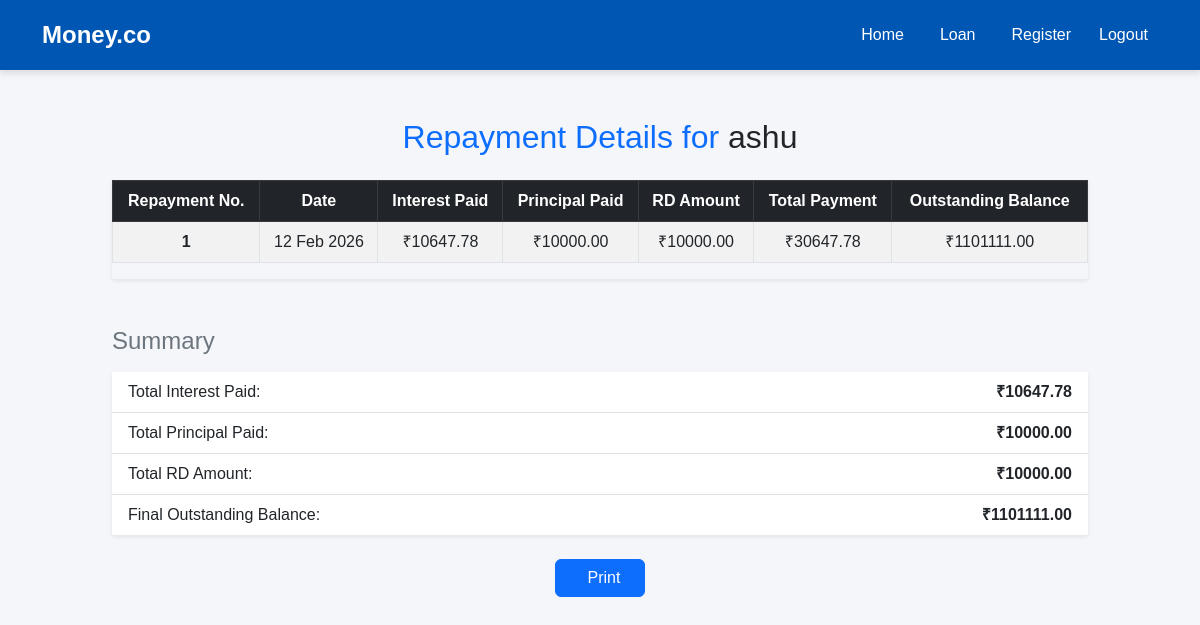
/repayments/22/, run on an earlier commit of the app's database.
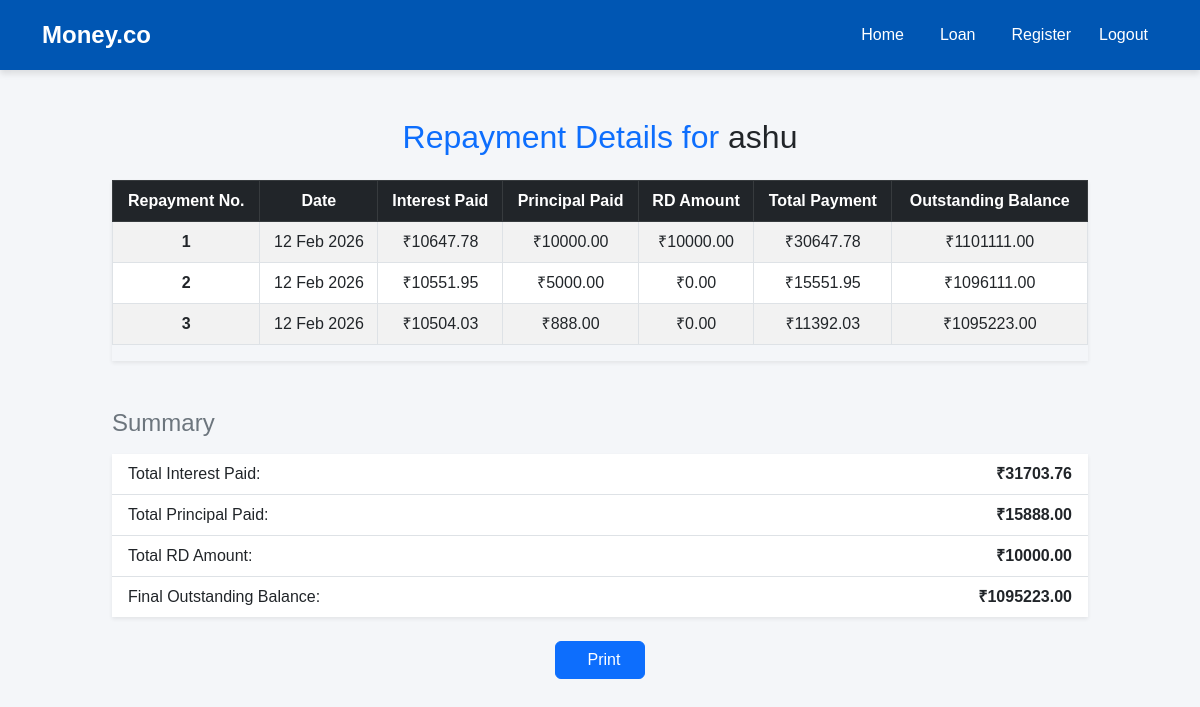
And on a later commit of the database.
### moneyapp/models.py (models this page shows, shortened)
class LoanRepayment(models.Model):
    member               = models.ForeignKey(Member, on_delete=models.CASCADE)
    repayment_number     = models.PositiveIntegerField()
    repayment_date       = models.DateField()
    interest_paid        = models.DecimalField(max_digits=10, decimal_places=2)
    principal_paid       = models.DecimalField(max_digits=10, decimal_places=2)
    rd_amount            = models.DecimalField(max_digits=10, decimal_places=2, default=0)
    total_payment        = models.DecimalField(max_digits=10, decimal_places=2)
    outstanding_balance  = models.DecimalField(max_digits=10, decimal_places=2)
    class Meta:
        ordering = ('member', 'repayment_number')
        constraints = [
            UniqueConstraint(
                fields=['member', 'repayment_number'],
                name='unique_member_repayment'
            )
        ]

class Member(models.Model):
    ROLE_CHOICES = [
        ('Teaching', 'Teaching Staff'),
        ('Non-Teaching', 'Non-Teaching Staff')
    ]
    name            = models.CharField(max_length=100)
    member_id       = models.CharField(max_length=50, unique=True)
    department      = models.CharField(max_length=100, blank=True)
    designation     = models.CharField(max_length=100, blank=True)
    mob             = models.CharField(max_length=10, validators=[phone_validator])
    email           = models.EmailField()
    dob             = models.DateField()
    doj             = models.DateField()
    doj_service     = models.DateField()
    maximum_period  = models.IntegerField()
    max_loan_amount = models.DecimalField(max_digits=10, decimal_places=2)
    city            = models.CharField(max_length=100)
    pincode         = models.CharField(max_length=10)
    role            = models.CharField(max_length=20, choices=ROLE_CHOICES, default='Non-Teaching')
    has_loan        = models.BooleanField(default=False)

### moneyapp/views.py (the view)
# urls.py: path('repayments/<int:member_id>/', views.repayment_details, name='repayment_detail'),
def repayment_details(request, member_id):
    member = get_object_or_404(Member, id=member_id)
    repayments = LoanRepayment.objects.filter(member=member).order_by('repayment_number')
    totals = repayments.aggregate(
        total_interest=Sum('interest_paid'),
        total_principal=Sum('principal_paid'),
        total_rd=Sum('rd_amount')
    )
    return render(request, 'repayment_detail.html', {
        'member': member,
        'repayments': repayments,
        'total_interest': totals['total_interest'] or 0,
        'total_principal': totals['total_principal'] or 0,
        'total_rd': totals['total_rd'] or 0,
        'final_balance': member.max_loan_amount
    })

### moneyapp/templates/repayment_detail.html (shortened to what this page needs)
{% extends 'base.html' %}
{% block content %}
<div class="container my-5" style="max-width: 1000px;">
    <h2 class="text-center text-primary mb-4">
        Repayment Details for <span class="text-dark">{{ member.name }}</span>
    </h2>
    <div class="table-responsive shadow-sm">
        <table class="table table-striped table-bordered align-middle">
            <thead class="table-dark text-center">
                <tr>
                    <th>Repayment No.</th>
                    <th>Date</th>
                    <th>Interest Paid</th>
                    <th>Principal Paid</th>
                    <th>RD Amount</th>
                    <th>Total Payment</th>
                    <th>Outstanding Balance</th>
                </tr>
            </thead>
            <tbody>
                {% if repayments %}
                    {% for repayment in repayments %}
                        <tr class="text-center">
                            <td><strong>{{ repayment.repayment_number }}</strong></td>
                            <td>{{ repayment.repayment_date|date:"d M Y" }}</td>
                            <td>₹{{ repayment.interest_paid|floatformat:2 }}</td>
                            <td>₹{{ repayment.principal_paid|floatformat:2 }}</td>
                            <td>₹{{ repayment.rd_amount|default:0|floatformat:2 }}</td>
                            <td>
                                ₹{{ repayment.total_payment|default:0|floatformat:2 }}
                            </td>
                            <td>₹{{ repayment.outstanding_balance|floatformat:2 }}</td>
                        </tr>
                    {% endfor %}
                {% else %}
                    <tr>
                        <td colspan="7" class="text-center text-danger py-4">
                            No repayments found for this member.
                        </td>
                    </tr>
                {% endif %}
            </tbody>
        </table>
    </div>
    <div class="mt-5">
        <h4 class="mb-3 text-secondary">Summary</h4>
        <ul class="list-group list-group-flush shadow-sm">
            <li class="list-group-item d-flex justify-content-between">
                <span>Total Interest Paid:</span>
                <strong>₹{{ total_interest|floatformat:2 }}</strong>
            </li>
            <li class="list-group-item d-flex justify-content-between">
                <span>Total Principal Paid:</span>
                <strong>₹{{ total_principal|floatformat:2 }}</strong>
            </li>
            <li class="list-group-item d-flex justify-content-between">
                <span>Total RD Amount:</span>
                <strong>₹{{ total_rd|default:0|floatformat:2 }}</strong>
            </li>
            <li class="list-group-item d-flex justify-content-between">
                <span>Final Outstanding Balance:</span>
                <strong>₹{{ final_balance|floatformat:2 }}</strong>
            </li>
        </ul>
    </div>
    <div class="text-center mt-4">
        <button onclick="window.print()" class="btn btn-primary px-4">
            Print
        </button>
    </div>
</div>
{% endblock %}

What changed in the data, as far as the page shows it:
changed Member "ashu": max_loan_amount "1101111.00" → "1095223.00"
added LoanRepayment: repayment_number "2", repayment_date "12 Feb 2026", interest_paid "10551.95", principal_paid "5000.00", rd_amount "0.00", total_payment "15551.95", outstanding_balance "1096111.00"
added LoanRepayment: repayment_number "3", repayment_date "12 Feb 2026", interest_paid "10504.03", principal_paid "888.00", rd_amount "0.00", total_payment "11392.03", outstanding_balance "1095223.00"
Also different on the page:
{{ total_interest|floatformat:2 }}: "10647.78" → "31703.76"
{{ total_principal|floatformat:2 }}: "10000.00" → "15888.00"
